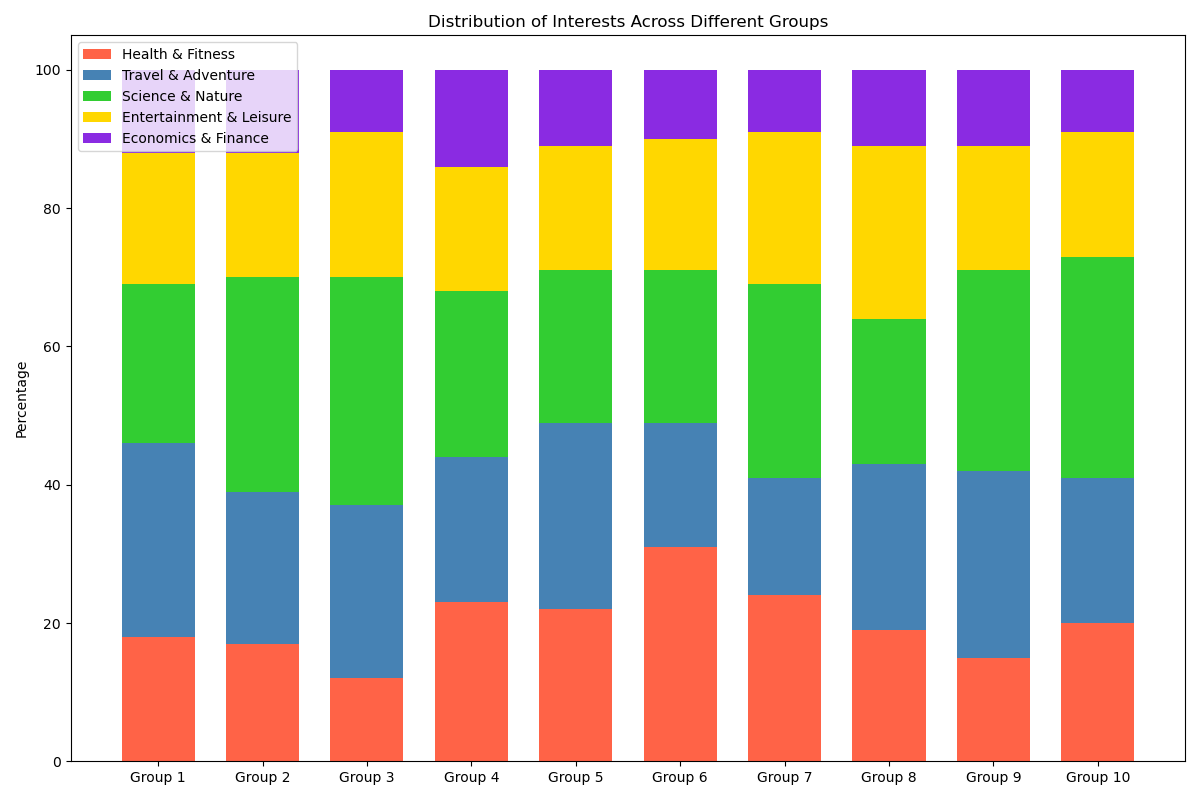

The Python source for this figure:

import matplotlib.pyplot as plt
import numpy as np

data = {
    'Group 1': [18, 28, 23, 19, 12],
    'Group 2': [17, 22, 31, 18, 12],
    'Group 3': [12, 25, 33, 21, 9],
    'Group 4': [23, 21, 24, 18, 14],
    'Group 5': [22, 27, 22, 18, 11],
    'Group 6': [31, 18, 22, 19, 10],
    'Group 7': [24, 17, 28, 22, 9],
    'Group 8': [19, 24, 21, 25, 11],
    'Group 9': [15, 27, 29, 18, 11],
    'Group 10': [20, 21, 32, 18, 9]
}

categories = list(data.keys())
labels = ['Health & Fitness', 'Travel & Adventure', 'Science & Nature', 'Entertainment & Leisure', 'Economics & Finance']
colors = ['#FF6347', '#4682B4', '#32CD32', '#FFD700', '#8A2BE2']

data_values = np.array(list(data.values()))
data_cum = data_values.cumsum(axis=1)

fig, ax = plt.subplots(figsize=(12, 8))
bar_width = 0.7

for i in range(data_values.shape[1]):
    starts = data_cum[:, i] - data_values[:, i]
    ax.bar(categories, data_values[:, i], bottom=starts, width=bar_width, label=labels[i], color=colors[i])

ax.set_ylabel('Percentage')
ax.set_title('Distribution of Interests Across Different Groups')
ax.legend(loc='upper left')

plt.tight_layout()
plt.show()
